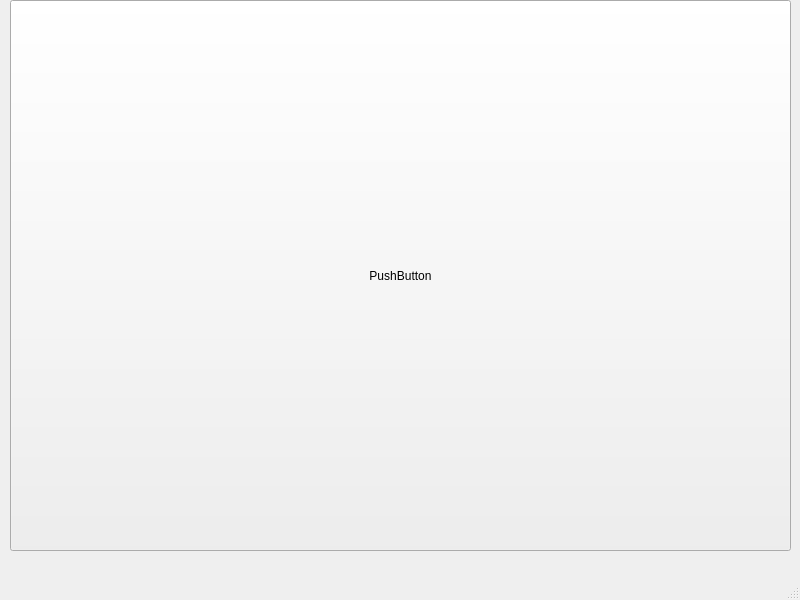
<?xml version="1.0" encoding="UTF-8"?>
<ui version="4.0">
 <class>MainWindow</class>
 <widget class="QMainWindow" name="MainWindow">
  <property name="geometry">
   <rect>
    <x>0</x>
    <y>0</y>
    <width>800</width>
    <height>600</height>
   </rect>
  </property>
  <property name="windowTitle">
   <string>MainWindow</string>
  </property>
  <widget class="QWidget" name="centralwidget">
   <widget class="QPushButton" name="pushButton">
    <property name="geometry">
     <rect>
      <x>10</x>
      <y>0</y>
      <width>781</width>
      <height>551</height>
     </rect>
    </property>
    <property name="text">
     <string>PushButton</string>
    </property>
   </widget>
  </widget>
  <widget class="QMenuBar" name="menubar">
   <property name="geometry">
    <rect>
     <x>0</x>
     <y>0</y>
     <width>800</width>
     <height>22</height>
    </rect>
   </property>
  </widget>
  <widget class="QStatusBar" name="statusbar"/>
 </widget>
 <resources/>
 <connections/>
</ui>
